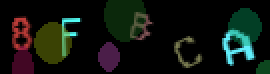
#> input picture PyProj/pics/QuickCaptcha 1.0.png, 135 x 37 px (shown 2 times larger)
$ python testFilters.py
#> lines starting #> are read from the running program, lines starting #| are printed output that depends on the picture; after the words box and inside, x2 and y2 are one past the last pixel; in counts of white or black regions, pixels touching at a corner belong together
### PyProj/segmentation/noiseFilter.py
import numpy as np
import cv2
from matplotlib import pyplot as plt


def noiseFilter(img):
    # Load an color image in grayscale
    imgGray = cv2.cvtColor(img, cv2.COLOR_BGR2GRAY) # , dstCn=3

    # global thresholding
    threshold = int(139)
    ret1, th1 = cv2.threshold(imgGray, threshold, 255, cv2.THRESH_BINARY)

    # Otsu's thresholding
    ret2, th2 = cv2.threshold(imgGray, 0, 255, cv2.THRESH_BINARY + cv2.THRESH_OTSU)

    # Otsu's thresholding after Gaussian filtering
    blur = cv2.GaussianBlur(imgGray, (5, 5), 0)
    ret3, th3 = cv2.threshold(blur, 0, 255, cv2.THRESH_BINARY + cv2.THRESH_OTSU)

    # plot all the images and their histograms

    images = [imgGray, 0, th1,
              imgGray, 0, th2,
              blur, 0, th3]
    titles = ['Original Noisy Image', 'Histogram', 'Global Thresholding (v=' + threshold.__str__() + ')',
              'Original Noisy Image', 'Histogram', "Otsu's Thresholding",
              'Gaussian filtered Image', 'Histogram', "Otsu's Thresholding"]

    for i in range(3):
        plt.subplot(3, 3, i * 3 + 1), plt.imshow(images[i * 3], 'gray')
        plt.title(titles[i * 3]), plt.xticks([]), plt.yticks([])
        plt.subplot(3, 3, i * 3 + 2), plt.hist(images[i * 3].ravel(), 256)
        plt.title(titles[i * 3 + 1]), plt.xticks([]), plt.yticks([])
        plt.subplot(3, 3, i * 3 + 3), plt.imshow(images[i * 3 + 2], 'gray')
        plt.title(titles[i * 3 + 2]), plt.xticks([]), plt.yticks([])
    plt.show()

    return th3

    # [5 lines of commented-out code are left out]

### PyProj/segmentation/testFilters.py
import cv2
import numpy as np
from matplotlib import pyplot as plt

from segmentation.noiseFilter import noiseFilter

n = 11
img = cv2.imread('../pics/QuickCaptcha 1.0.png')
#> img is the input picture: shape (37, 135, 3); mean B, G, R 16, 21.9, 16.6
bilateralFilter = cv2.bilateralFilter(img,1,500,500) #9,75,75)
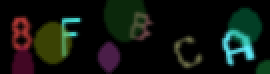
#> bilateralFilter: shape (37, 135, 3) (shown 2 times larger); mean B, G, R 16, 21.9, 16.6
denoise = cv2.fastNlMeansDenoisingColored(img,None,15,15,7,21)
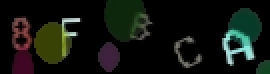
#> denoise: shape (37, 135, 3) (shown 2 times larger); mean B, G, R 15.6, 21.3, 17.4
median = cv2.medianBlur(img, 3)

kernel1 = np.ones((1,1),np.uint8)
dilate = cv2.dilate(img,kernel1,iterations = 1)
erode =  cv2.erode(dilate,kernel1,iterations = 1)

opening = cv2.morphologyEx(img, cv2.MORPH_OPEN, kernel1)
closing = cv2.morphologyEx(img, cv2.MORPH_CLOSE, kernel1)

kernel2 = np.ones((1,1),np.float32)
filter2D = cv2.filter2D(img,-1,kernel2)
blur = cv2.blur(img,(3,3))
meanShift = cv2.pyrMeanShiftFiltering(img, 3, 51)

plt.subplot(n,1,1),plt.imshow(img)
plt.title('Original Image'), plt.xticks([]), plt.yticks([])
plt.subplot(n,1,2),plt.imshow(meanShift)
plt.title('meanShift Image'), plt.xticks([]), plt.yticks([])
plt.subplot(n,1,3),plt.imshow(bilateralFilter)
plt.title('Edge Image'), plt.xticks([]), plt.yticks([])
plt.subplot(n,1,4),plt.imshow(denoise)
plt.title('Denoise Image'), plt.xticks([]), plt.yticks([])
plt.subplot(n,1,5),plt.imshow(median)
plt.title('Median Image'), plt.xticks([]), plt.yticks([])
plt.subplot(n,1,6),plt.imshow(dilate)
plt.title('Dilate Image'), plt.xticks([]), plt.yticks([])
plt.subplot(n,1,7),plt.imshow(erode)
plt.title('Erode Image'), plt.xticks([]), plt.yticks([])
plt.subplot(n,1,8),plt.imshow(opening)
plt.title('Opening Image'), plt.xticks([]), plt.yticks([])
plt.subplot(n,1,9),plt.imshow(closing)
plt.title('Closing Image'), plt.xticks([]), plt.yticks([])
plt.subplot(n,1,10),plt.imshow(filter2D)
plt.title('filter2D Image'), plt.xticks([]), plt.yticks([])
plt.subplot(n,1,11),plt.imshow(blur)
plt.title('blur Image'), plt.xticks([]), plt.yticks([])


plt.show()
#> figure, not shown here; B, G, R data is drawn as R, G, B

# noiseFilter(img)
noiseFilter(bilateralFilter)
#> in noiseFilter, `ret1, th1 = cv2.threshold(imgGray, threshold, 255, cv2.THRESH_BINARY)`:
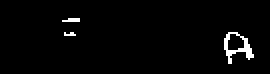
#> th1: shape (37, 135) (shown 2 times larger); 2.2% white in thin lines or dots, all inside (x1, y1, x2, y2) = (31, 9, 127, 32)
#> in noiseFilter, `ret1, th1 = cv2.threshold(imgGray, threshold, 255, cv2.THRESH_BINARY)`: ret1 = 139
#> in noiseFilter, `ret2, th2 = cv2.threshold(imgGray, 0, 255, cv2.THRESH_BINARY + cv2.THR..`:
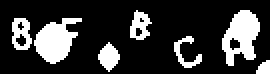
#> th2: shape (37, 135) (shown 2 times larger); 21.5% white; 7 white regions, largest, box (x1, y1, x2, y2) and area: (111, 5, 130, 33) 327, (17, 9, 41, 32) 325, (6, 9, 16, 25) 107
#> in noiseFilter, `ret2, th2 = cv2.threshold(imgGray, 0, 255, cv2.THRESH_BINARY + cv2.THR..`: ret2 = 38
#> in noiseFilter, `blur = cv2.GaussianBlur(imgGray, (5, 5), 0)`:
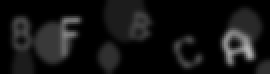
#> blur: shape (37, 135) (shown 2 times larger); min 0, max 179, mean 19.7
#> in noiseFilter, `ret3, th3 = cv2.threshold(blur, 0, 255, cv2.THRESH_BINARY + cv2.THRESH..`:
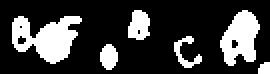
#> th3: shape (37, 135) (shown 2 times larger); 23.6% white; 6 white regions, box (x1, y1, x2, y2) and area: (6, 8, 41, 32) 490, (110, 5, 130, 33) 358, (64, 5, 75, 20) 128, (50, 22, 59, 35) 89, (87, 18, 101, 34) 83, (129, 31, 135, 37) 31
#> in noiseFilter, `ret3, th3 = cv2.threshold(blur, 0, 255, cv2.THRESH_BINARY + cv2.THRESH..`: ret3 = 34
#> in noiseFilter, `plt.show()`:
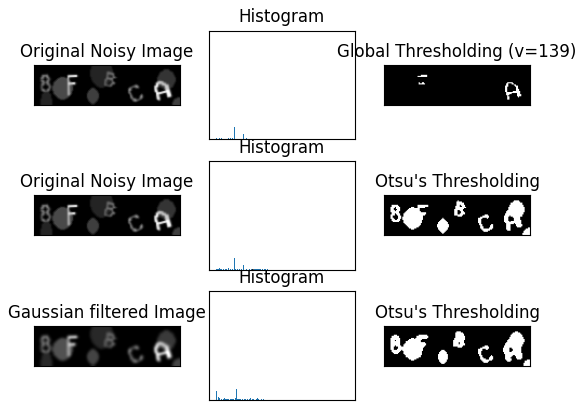
#> figure drawn by matplotlib, 9 panels

$ run again, with PyProj/pics/balls.png copied over PyProj/pics/QuickCaptcha 1.0.png
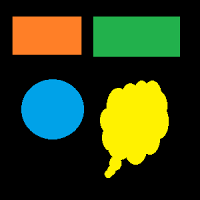
#> input picture PyProj/pics/balls.png, 200 x 200 px
#> img is the input picture: shape (200, 200, 3); mean B, G, R 26.5, 63.7, 49
#> in noiseFilter, `ret1, th1 = cv2.threshold(imgGray, threshold, 255, cv2.THRESH_BINARY)`:
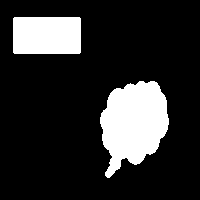
#> th1: shape (200, 200); 17.6% white; 2 white regions, box (x1, y1, x2, y2) and area: (100, 81, 169, 178) 4529, (13, 17, 81, 54) 2512
#> ret1 = 139
#> th2: shape (200, 200); 34.1% white; 4 white regions, box (x1, y1, x2, y2) and area: (100, 80, 169, 178) 4659, (93, 17, 180, 57) 3477, (21, 79, 84, 139) 2922, (13, 17, 81, 55) 2584
#> ret2 = 79
#> in noiseFilter, `ret3, th3 = cv2.threshold(blur, 0, 255, cv2.THRESH_BINARY + cv2.THRESH..`:
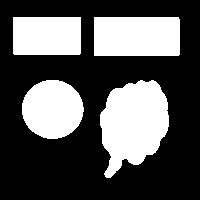
#> th3: shape (200, 200); 33.7% white; 4 white regions, box (x1, y1, x2, y2) and area: (100, 80, 169, 178) 4696, (94, 17, 180, 56) 3351, (22, 80, 84, 139) 2860, (13, 17, 81, 55) 2582
#> ret3 = 80
